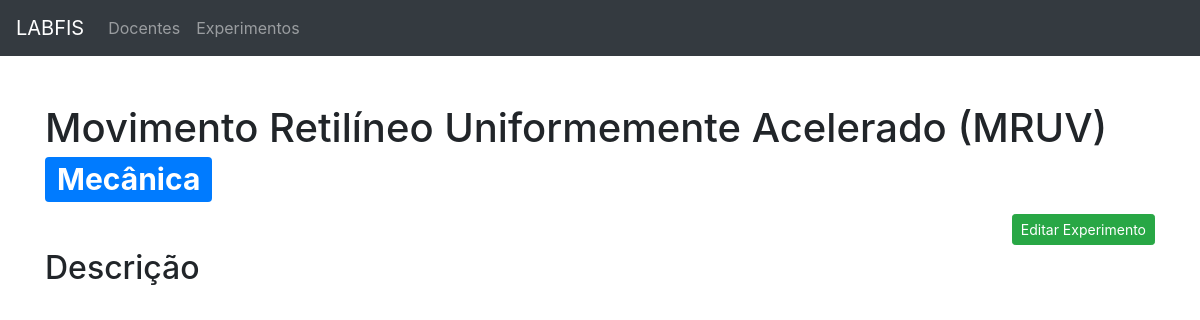
The app's page /experimento/5 with its own data.
### models.py (models this page shows, shortened)
class Experimento(db.Model):
    __tablename__ = 'experimentos'
    id = db.Column(db.Integer, primary_key=True)
    nome = db.Column(db.String(120), unique=True, nullable=False)
    descricao = db.Column(db.Text, nullable=True)
    area_id = db.Column(db.Integer, db.ForeignKey('areas.id'), nullable=False)
    arquivos = db.relationship('Arquivo', backref='experimentos', cascade = "all,delete", lazy=True)
    agendamentos = db.relationship('Agendamento', backref='experimentos', lazy=True)

class Area(db.Model):
    __tablename__ = 'areas'
    id = db.Column(db.Integer, primary_key=True)
    nome = db.Column(db.String(80), unique=True, nullable=False)
    experimentos = db.relationship('Experimento', backref='areas', lazy=True)

### app.py (the view)
@app.route('/experimento/<int:id>')
def get_experimento(id):
    areas = Area.query.all()
    experimento = Experimento.query.filter_by(id=id).first()
    return render_template('experimento_detalhes.html', areas=areas, experimento=experimento)

### app.py (called while the page is built)
@app.context_processor
def inject_enumerate():
    return dict(enumerate=enumerate)

### templates/experimento_detalhes.html (shortened to what this page needs)
{% extends "base.html" %}
{% from "macros.html" import modal_macro, form_macro_experimento %}
{% block content_title %}{{experimento.nome}} <span class="badge badge-primary">{{experimento.areas.nome}}</span>{% endblock %}
{% block content %}
<div class="text-right">
    {{ modal_macro('success', 'Editar Experimento', 'editar_experimento' + experimento.id | string, 'Editar Experimento', 'Editar Experimento', form_macro_experimento(action=url_for('update_experimento', id=experimento.id), areas=areas, experimento=experimento)) }}
</div>
<h2>Descrição</h2>
{% endblock %}

### records on screen
Experimento: nome "Movimento Retilíneo Uniformemente Acelerado (MRUV)"
Area: areas.nome "Mecânica"

### other values on screen
{{ btn_content|safe }} "Editar Experimento"
